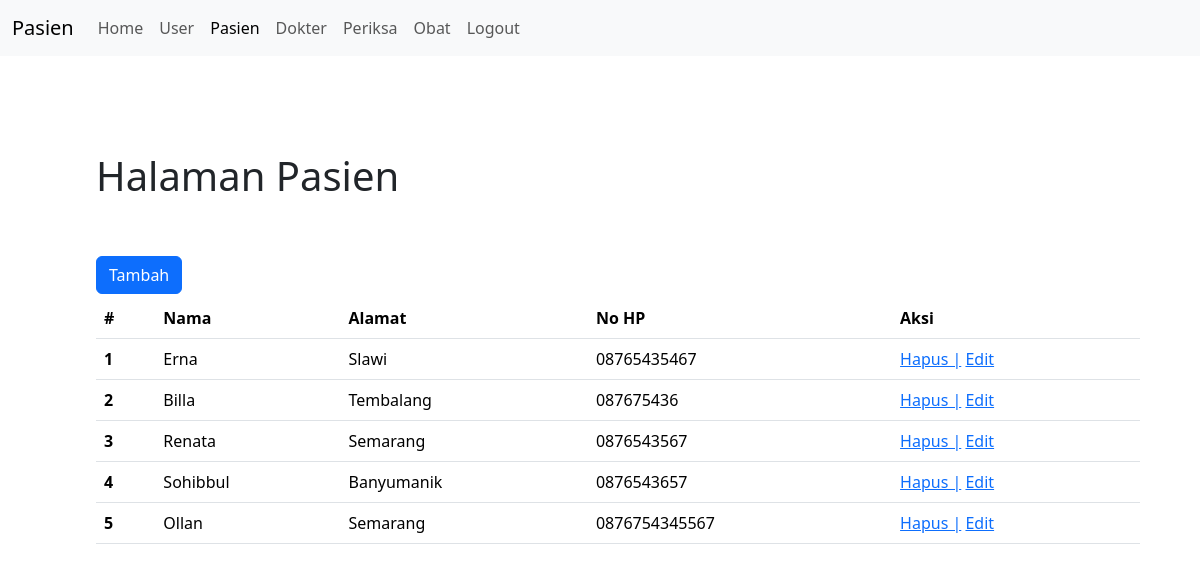
Page /pasien.php (signed in) on the committed database.
### tables this page shows
CREATE TABLE `pasien` (
  `id` int(10) UNSIGNED NOT NULL,
  `nama` varchar(255) NOT NULL,
  `alamat` varchar(255) NOT NULL,
  `no_hp` varchar(50) NOT NULL
);

### functions.php (called while the page is built, shortened)
<?php
$conn = mysqli_connect("localhost", "root", "root", "naja_uts");
function query($query)
{
    global $conn;
    $result = mysqli_query($conn, $query);
    $rows = [];
    while ($row = mysqli_fetch_assoc($result)) {
        $rows[] = $row;
    }
    return $rows;
}

### pasien.php (the view, shortened to what this page needs)
<?php
require 'functions.php';
$pasienData = query("SELECT * FROM pasien");
?>
<!DOCTYPE html>
<html lang="en">
<head>
    <link href="https://cdn.jsdelivr.net/npm/bootstrap@5.3.3/dist/css/bootstrap.min.css" rel="stylesheet">
  </head>
  <body>
  <nav class="navbar navbar-expand-lg bg-body-tertiary">
    <div class="container-fluid">
        <a class="navbar-brand" href="#">Pasien</a>
        <div class="collapse navbar-collapse" id="navbarNav">
        <ul class="navbar-nav">
            <li class="nav-item">
            <a class="nav-link" href="home.php">Home</a>
            </li>
            <li class="nav-item">
            <a class="nav-link" href="user.php">User</a>
            </li>
            <li class="nav-item">
            <a class="nav-link active" aria-current="page" href="pasien.php">Pasien</a>
            </li>
            <li class="nav-item">
            <a class="nav-link" href="dokter.php">Dokter</a>
            </li>
            <li class="nav-item">
            <a class="nav-link" href="periksa.php">Periksa</a>
            </li>
            <li class="nav-item">
            <a class="nav-link" href="obat.php">Obat</a>
            </li>
            <li class="nav-item">
            <a class="nav-link" href="logout.php">Logout</a>
            </li>
        </ul>
        </div>
    </div>
    </nav>
    <div class="container p-5 m-5">
        <h1>Halaman Pasien</h1>
        <a href="addPasien.php" class="btn btn-primary mt-5">Tambah</a>
        <table class="table mt-1">
        <thead>
            <tr>
            <th scope="col">#</th>
            <th scope="col">Nama</th>
            <th scope="col">Alamat</th>
            <th scope="col">No HP</th>
            <th scope="col">Aksi</th>
            </tr>
        </thead>
        <tbody>
        <?php $i = 1;
        foreach ($pasienData as $m) : ?>
            <tr>
                <th scope="row"><?= $i++?></th>
                <td><?= $m['nama']?></td>
                <td><?= $m['alamat']?></td>
                <td><?= $m['no_hp']?></td>
                <td>
                    <a href="hapusPasien.php?id=<?= $m['id'] ?>">Hapus |</a>
                    <a href="editPasien.php?id=<?= $m['id'] ?>"> Edit</a>
                </td>
            </tr>
            <?php endforeach; ?>
        </tbody>
        </table>
    </div>
  </body>
</html>

### rows in the picture
pasien: nama "Erna", alamat "Slawi", no_hp "08765435467"
pasien: nama "Billa", alamat "Tembalang", no_hp "087675436"
pasien: nama "Renata", alamat "Semarang", no_hp "0876543567"
pasien: nama "Sohibbul", alamat "Banyumanik", no_hp "0876543657"
pasien: nama "Ollan", alamat "Semarang", no_hp "0876754345567"
